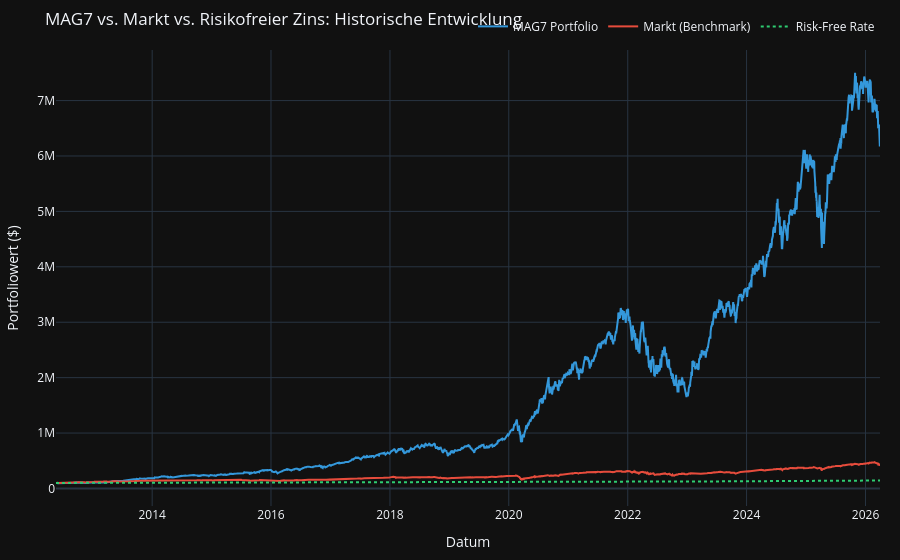

Source (notebook cell):
### Code cell
# 1. Funktion aufrufen und mit deinen echten Daten füttern
fig_hist = plot_historical_performance(
    portfolio_returns = portfolio_returns_discrete, # oder portfolio_returns_log, je nachdem was du visualisieren willst
    market_returns = benchmark_world_data.pct_change().dropna(), 
    risk_free_returns = benchmark_risk_free_data.dropna() / 100 / 252, 
    start_capital = 100000,
    title = "MAG7 vs. Markt vs. Risikofreier Zins: Historische Entwicklung"
)

# 2. Grafik zeichnen lassen
fig_hist.show()

### Figure 1 — Plotly figure (JSON) as saved in the notebook; plotly's stock layout.template omitted (floating-point values rounded to 4 significant figures; data arrays with more than 128 entries replaced by an {"elided": "..."} marker saying what was removed)
{"data": [{"line": {"color": "rgb(52, 152, 219)", "width": 2}, "mode": "lines", "name": "MAG7 Portfolio", "type": "scatter", "x": {"elided": "3485 str values"}, "y": {"elided": "3485 float values"}}, {"line": {"color": "rgb(231, 76, 60)", "width": 2}, "mode": "lines", "name": "Markt (Benchmark)", "type": "scatter", "x": {"elided": "3485 str values"}, "y": {"elided": "3485 float values"}}, {"line": {"color": "rgb(46, 204, 113)", "dash": "dot", "width": 2}, "mode": "lines", "name": "Risk-Free Rate", "type": "scatter", "x": {"elided": "3485 str values"}, "y": {"elided": "3485 float values"}}], "layout": {"hovermode": "x unified", "legend": {"orientation": "h", "x": 1, "xanchor": "right", "y": 1.02, "yanchor": "bottom"}, "margin": {"b": 20, "l": 20, "r": 20, "t": 50}, "title": {"text": "MAG7 vs. Markt vs. Risikofreier Zins: Historische Entwicklung"}, "xaxis": {"title": {"text": "Datum"}}, "yaxis": {"title": {"text": "Portfoliowert ($)"}}}}
